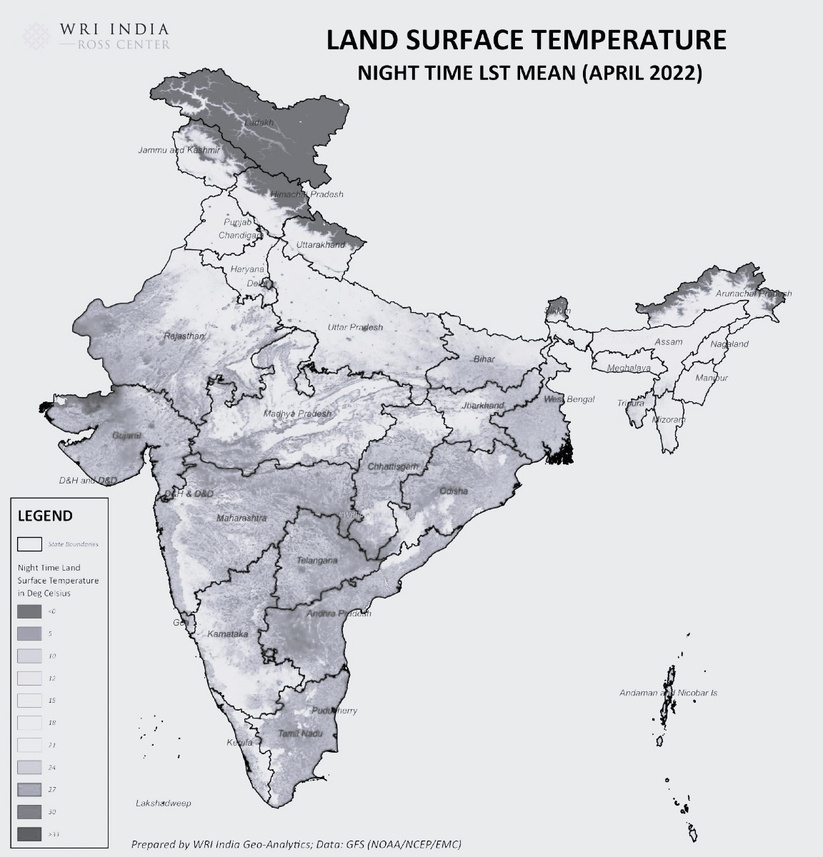
#> input picture color_maps/india_map.jpg, 823 x 857 px, shrunk from 1152 x 1200 before the run, found by its file name
$ jupyter execute color_maps.ipynb
#> lines starting #> are read from the running program, lines starting #| are printed output that depends on the picture
**Color Maps in OpenCV**
- We are going to see about color maps and some programs using colormaps.

**What is color map ?**
- Color maps is a feature in OpenCV that helps us to visualise images in a predefined/custom color scheme in images, especially grayscale images.

**Why need color maps?**
- Suppose, There is a image of Map of India or The Globe in grayscale where each color represents different temperature. Do you think, is it easy for our eyes to note the variations in the temperature in grayscale?

Difficult to answer (or) don't you understand what am I saying ?
Let's see an image of India.

[cell 1]
#importing libraries
import numpy as np
import cv2
import matplotlib.pyplot as plt

[cell 2]
image_1 = cv2.imread(r'E:\Learning_skills\Computer_vision\color_maps\india_map.jpg')
#> image_1 is the input picture: shape (857, 823, 3); mean B, G, R 221, 217.2, 216.2
plt.imshow(image_1)

The above image is a grayscale image of India map with temperature in different intesities at different areas.
Do you think from the image, you can identify the variations easily. I think No!

Suppose we have a magic tool that makes the grayscale in a color scheme, It can make our eyes easy to identify the temperature variations.
That **Magic tool** is **Color maps**.

Let's see how will image will look like

[cell 3]
im_color = cv2.applyColorMap(image_1, cv2.COLORMAP_JET)
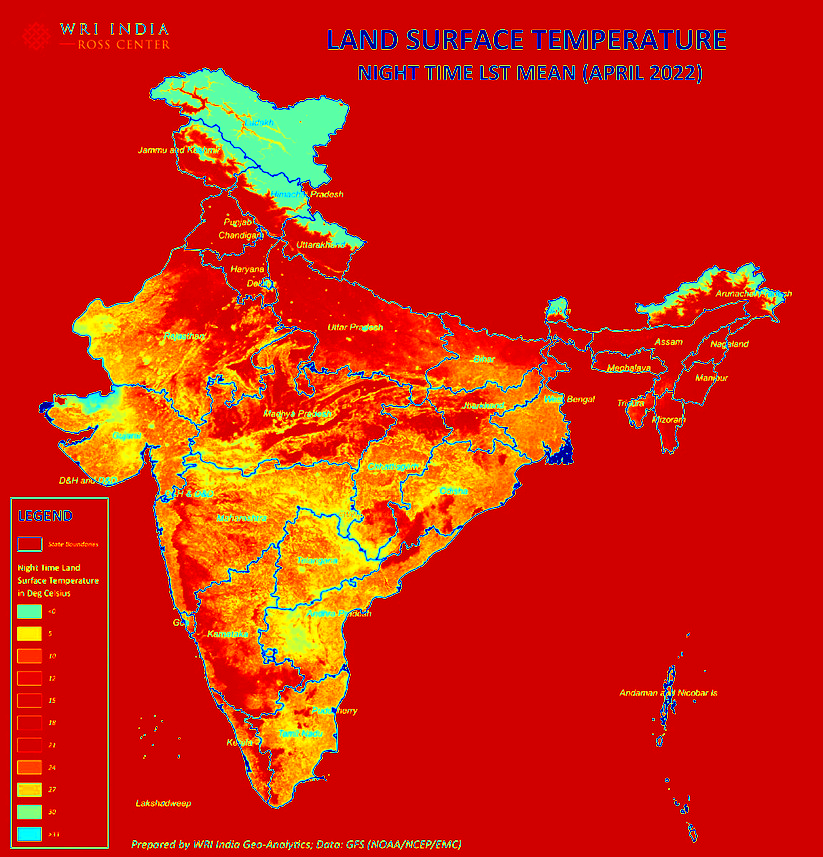
#> im_color: shape (857, 823, 3); mean B, G, R 12.4, 34.7, 206.2
im_color = cv2.cvtColor(im_color, cv2.COLOR_BGR2RGB)
plt.imshow(im_color)

**The image looks like some how good to our eyes than the grayscale image, right?**

It doesn't only useful in visualisation part only. It also helps us to find many pattern, features that are very important in many fields like healthcare, Thermal Imaging and so on.

**List of colormaps available:**

We can apply a colormap(COLORMAP_HOT) using the below function:
- 'applyColorMap(grayscale_image, cv2.COLORMAP_HOT)'
- 'applyColorMap(grayscale_image, 11)'

**Some other different color maps implemetation:**

[cell 4]
#example 1
image_2 = cv2.imread(r'E:\Learning_skills\Computer_vision\color_maps\image_3.png')
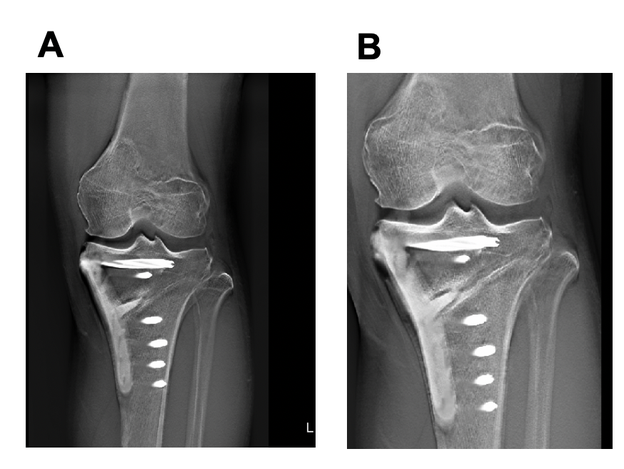
#> input picture color_maps/image_3.png, 624 x 469 px, shrunk from 874 x 656 before the run, found by its file name
#> image_2 is the input picture: shape (469, 624, 3); mean B, G, R 129.4, 129.4, 129.4
img_map_2 = cv2.applyColorMap(image_2, cv2.COLORMAP_JET)
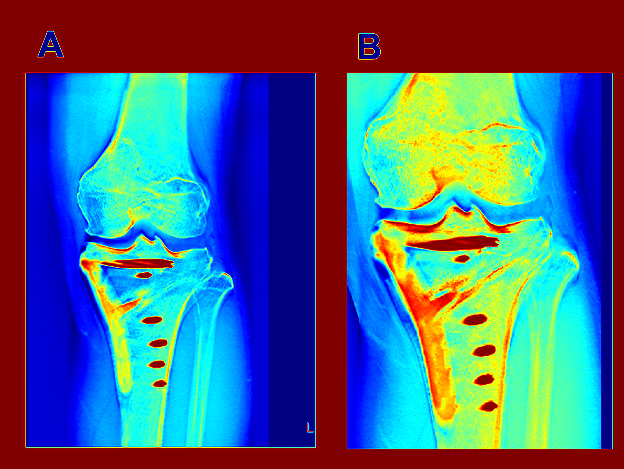
#> img_map_2: shape (469, 624, 3); mean B, G, R 128.9, 102.4, 73.9

plt.subplot(1,2,1)
plt.imshow(image_2)
plt.title('Orginal Image')
plt.axis('off')

plt.subplot(1,2,2)
plt.imshow(img_map_2)
plt.title('Color map Image')
plt.axis('off')

plt.show()
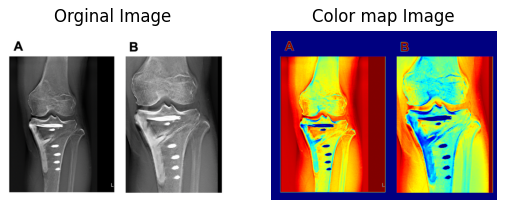
#> figure drawn by matplotlib, 2 panels; B, G, R data is drawn as R, G, B

[cell 5]
#example 2
image_3 = cv2.imread(r'E:\Learning_skills\Computer_vision\color_maps\image_4.jpeg')
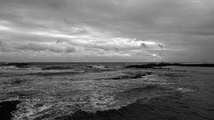
#> input picture color_maps/image_4.jpeg, 214 x 120 px, shrunk from 300 x 168 before the run, found by its file name
#> image_3 is the input picture: shape (120, 214, 3); min 0, max 255, mean 112.5
img_map_3 = cv2.applyColorMap(image_3, cv2.COLORMAP_OCEAN)
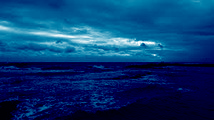
#> img_map_3: shape (120, 214, 3); mean B, G, R 112.5, 58, 8.4

plt.subplot(1,2,1)
plt.imshow(image_3)
plt.title('Orginal Image')
plt.axis('off')

plt.subplot(1,2,2)
plt.imshow(img_map_3)
plt.title('Color map Image')
plt.axis('off')

plt.show()
#> figure, not shown here; B, G, R data is drawn as R, G, B

[cell 6]
#example 3
image_4 = cv2.imread(r'E:\Learning_skills\Computer_vision\color_maps\image_5.jpeg')
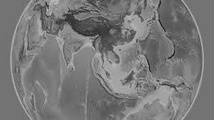
#> input picture color_maps/image_5.jpeg, 214 x 120 px, shrunk from 300 x 168 before the run, found by its file name
#> image_4 is the input picture: shape (120, 214, 3); min 22, max 194, mean 120.4
img_map_4 = cv2.applyColorMap(image_4, cv2.COLORMAP_HSV)
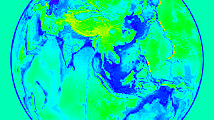
#> img_map_4: shape (120, 214, 3); mean B, G, R 181.6, 219.7, 5.1

plt.subplot(1,2,1)
plt.imshow(image_4)
plt.title('Orginal Image')
plt.axis('off')

plt.subplot(1,2,2)
plt.imshow(img_map_4)
plt.title('Color map Image')
plt.axis('off')

plt.show()
#> figure, not shown here; B, G, R data is drawn as R, G, B
